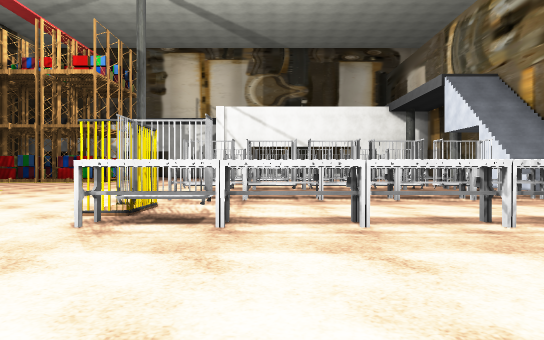
View 1 (above)

24 first-person views from a walk through a Unity game level. The camera is 1.2 m above the floor, looks level and sees 70° across. The floor is counted in squares, 2 m on a side. Each view is taken from the middle of a square. On the plan, view 1 faces up. The plan holds only what a view shows up to about 11 squares ahead; the rest is blank. The place goes on beyond the plan. The player is left out. Some surface patterns are stand-ins.

View 2
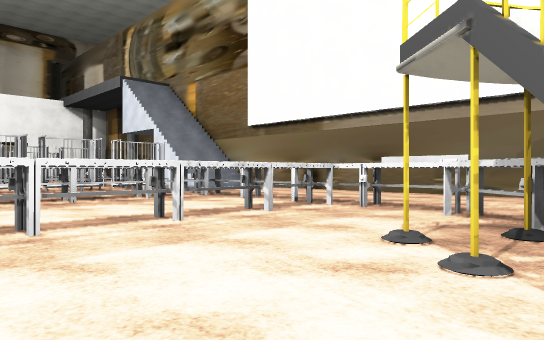

View 3
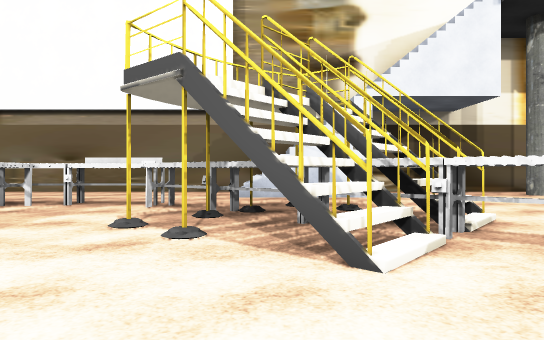

View 4
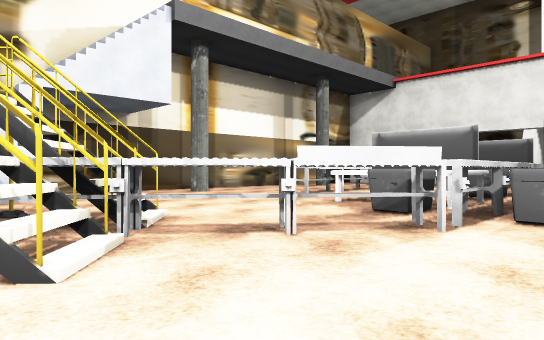

View 5
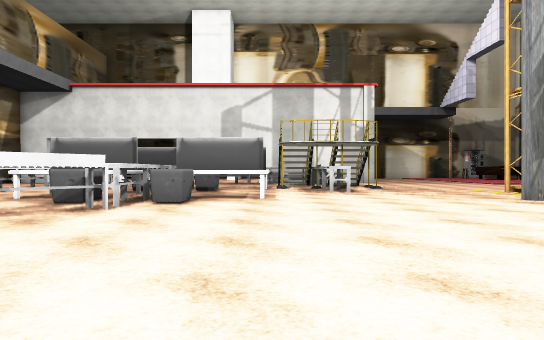

View 6
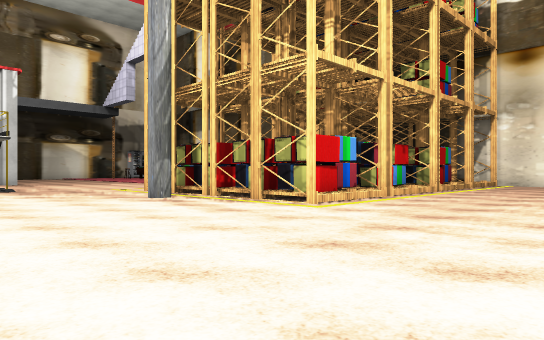

View 7
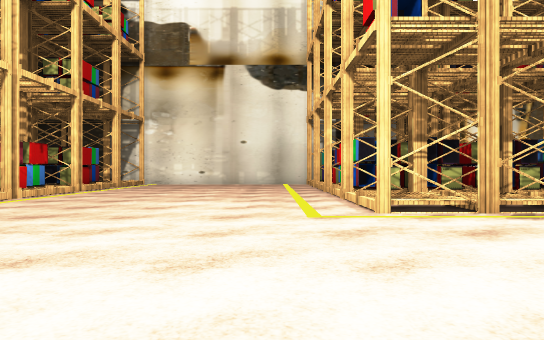

View 8
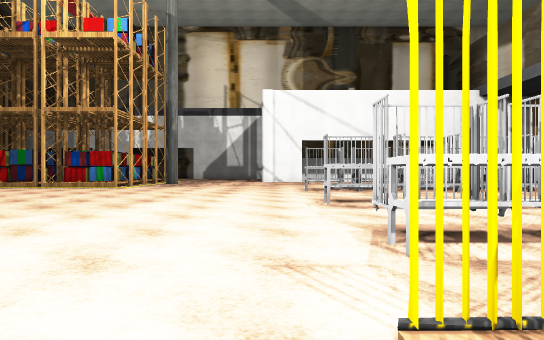

View 9
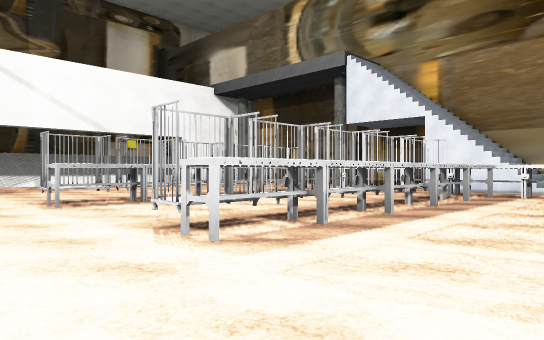

View 10
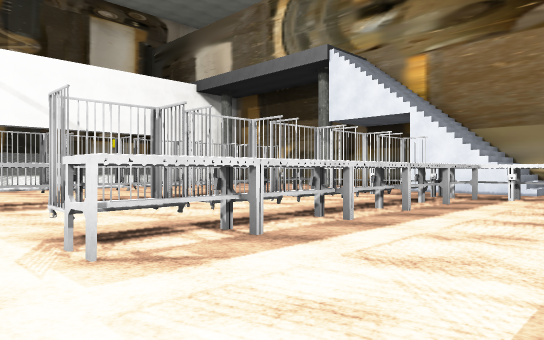

View 11
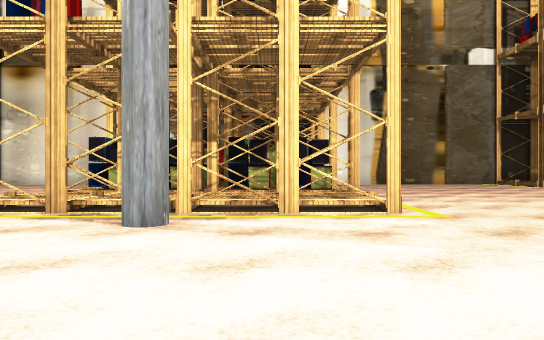

View 12
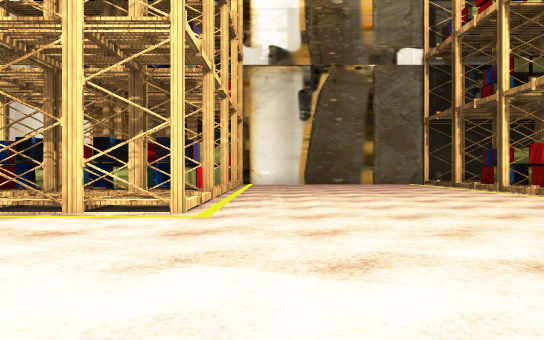

View 13
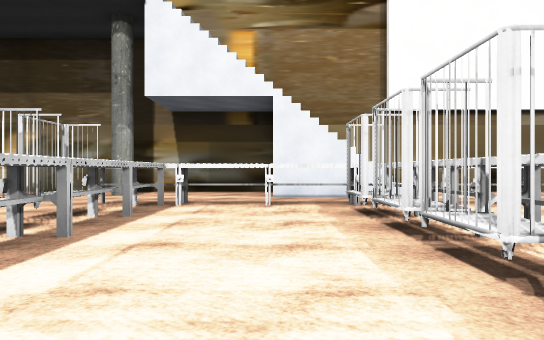

View 14
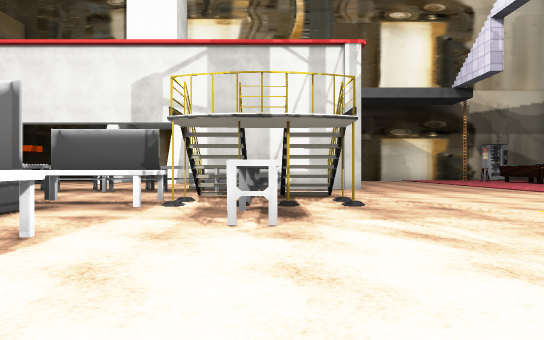

View 15
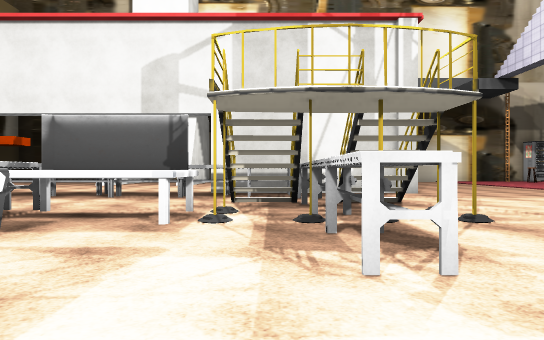

View 16
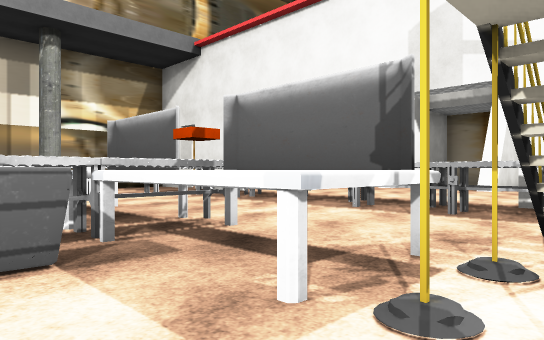

View 17
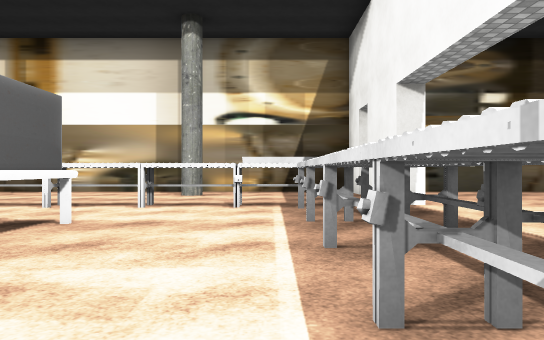

View 18
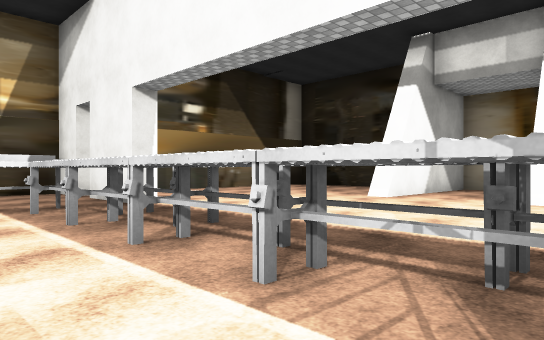

View 19
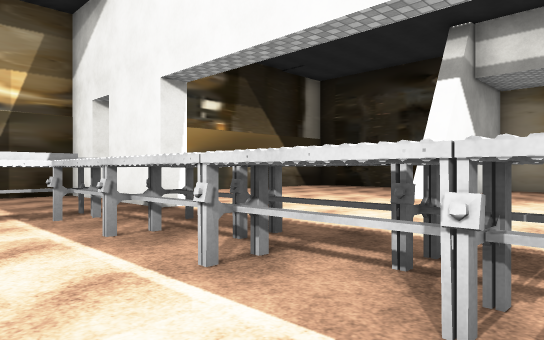

View 20
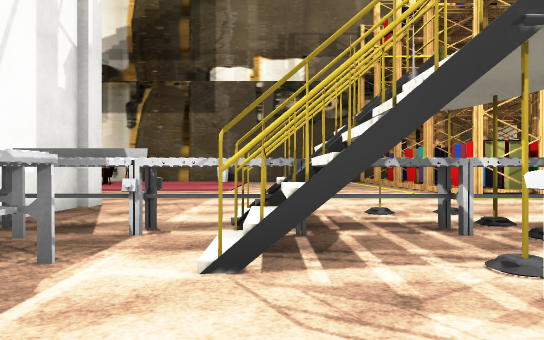

View 21
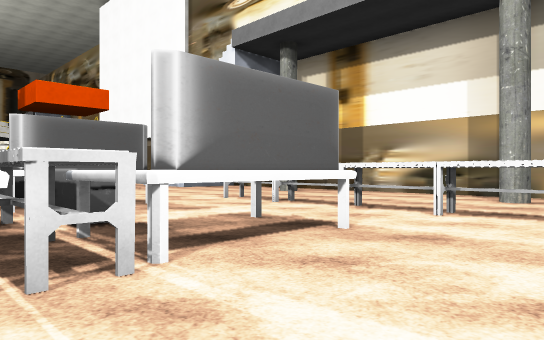

View 22
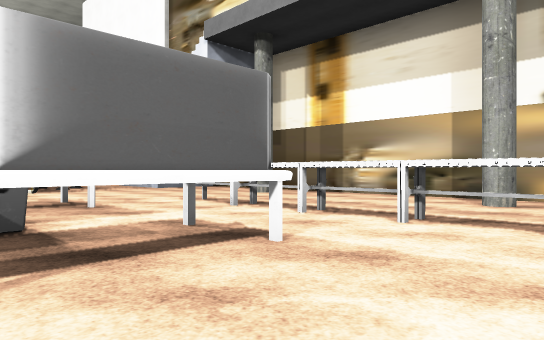

View 23
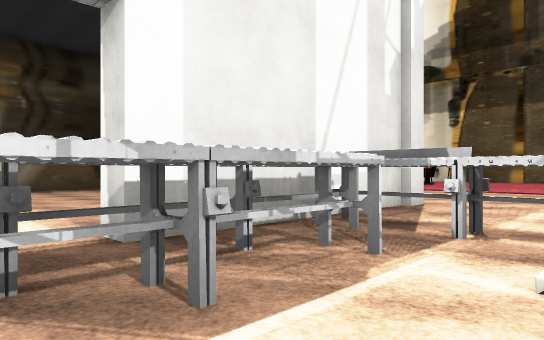

View 24
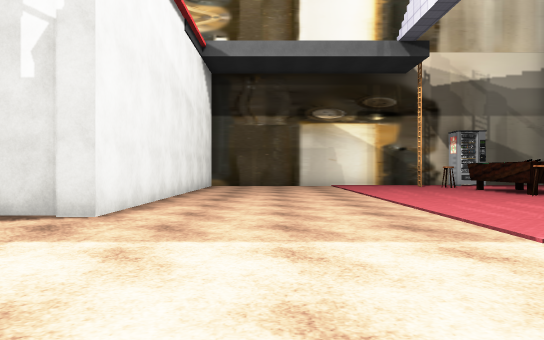

### Floor plan
Points are (right, up) in squares from view 1. A wall is a line through its corners. A room is listed if a view was taken in it or the views show most of it. See-through windows are left out.
Room 1 (views 1, 2, 3, 4, 5, 6, 7, 8, 9, 10, 11, 12, 13, 14, 15, 16, 17, 18, 19, 20, 21, 22, 23, 24)
walls: (1.4, -0.9) (1.9, 0.1); (1.2, -0.6) (2.1, 0.4); (1.3, -0.6) (1.9, -0.1); (2.1, -1.4) (2.2, -1.2) (1.9, -0.9); (1.6, -0.3) (1.8, 0.2); (2.8, -1.9) (3.3, -1.4); (2.9, -1.9) (3.2, -1.4); (2.9, -1.7) (3.1, -1.6) (3.3, -1.4); (3.7, -2.6) (4.5, -1.6); (-2.3, -12.1) (-2.2, -13.3); (-3.4, -12.2) (-3.3, -13.3); (-3.3, -12.3) (-3.5, -12.7) (-3.3, -13.4); (-5.2, -12.1) (-5.2, -13.3); (-5.3, -12.1) (-5.4, -13.3); (-4.3, -12.4) (-4.2, -13.4); (-5.4, -12.2) (-5.3, -13.4); (-2.2, -12.6) (-3.5, -12.7); (-3.5, -12.8) (-3.2, -13.2); (-2.3, -13.1) (-2.3, -12.2); (7.5, -2.2) (7.5, -0.4); (-6.2, -16.1) (-1.4, -16.1) (-1.4, -16.6); (9.7, -0.6) (9.7, 12.2); (5.7, -16.8) (5.7, -16.1) (7.8, -16.1); (8.5, -16.1) (9.7, -16.1) (9.7, -2.8); (0.1, -21.4) (0.1, -21) (0.6, -21); (-6.8, -22) (-6.8, -16) (-6.2, -16); (9.1, 12.4) (7.5, 12.4) (7.5, 14); (9, 12.6) (7.9, 12.6); (3.2, -24.4) (3.2, -20.9); (-3.1, -25.5) (-2.2, -25.5); (9.7, -21.5) (9.7, -18.2); (9.7, 13.9) (9.7, 17.5); (2.1, -25.5) (3, -25.5)
low walls: (1.9, -0.5) (1.6, -0.3); (8.4, 12) (7.5, 12); (9.4, 12) (8.5, 12); (9.4, 12.2) (7.5, 12.2)
objects: other object (-15, -19); shelf (-14, 5); shelf (-14, 8); other object (-13, -3); other object (-13, 6); other object (-13, 7); other object (-13, 8); other object (-13, 9); other object (-12, -4); other object (-12, -3); other object (-12, 5); other object (-12, 6); other object (-12, 7); other object (-12, 8); other object (-12, 9); other object (-12, 10); shelf (-11, -8) to (-11, -6); shelf (-11, -5) to (-11, -3); shelf (-11, 5) to (-11, 7); shelf (-11, 8) to (-11, 10); other object (-10, -8); other object (-10, -5); other object (-10, -3); other object (-9, -8); other object (-9, -7); other object (-9, -6); other object (-9, -5); other object (-9, -4); other object (-9, -3); shelf (-8, 5) to (-8, 6); shelf (-8, 8) to (-8, 10); conveyor (-4, -15); conveyor (-4, -14); conveyor (-4, -12); conveyor (-4, -11); conveyor (-4, -10) to (-4, -9); conveyor (-2, -15); other object (-2, -11) to (-1, -11); other object (-2, -7) to (-1, -6); conveyor (-2, 4) to (-1, 5); cage (-2, 5) to (-2, 6); conveyor (-2, 8) to (-1, 8); other object (-2, 9) to (-1, 9); conveyor (-2, 12) to (-1, 12); other object (-2, 13); conveyor (-2, 16) to (-1, 16); other object (-2, 17) to (-1, 17); conveyor (-1, -15); other object (-1, 13) to (0, 13); conveyor (0, -15); conveyor (0, -11) to (1, -11); other object (0, -9); conveyor (0, -7); other object (0, -6) to (0, -5); conveyor (0, 4); conveyor (0, 8); other object (0, 9); conveyor (0, 12); conveyor (0, 16); other object (0, 17); conveyor (1, -15); other object (1, -10) to (2, -9); other object (1, -8) to (1, -7); other object (1, -6) to (2, -5); conveyor (1, -4) to (1, -3); conveyor (1, 4) to (2, 4); conveyor (1, 8) to (2, 8); other object (1, 9); conveyor (1, 12) to (2, 12); other object (1, 13); conveyor (1, 16) to (2, 16); other object (1, 17); conveyor (2, -15); other object (2, -11) to (3, -11); other object (2, -7) to (3, -6); conveyor (2, -3) to (2, -2); other object (2, 9) to (3, 9); other object (2, 13) to (3, 13); other object (2, 17) to (3, 17); conveyor (3, -15) to (4, -15); conveyor (3, -1) to (4, -1); conveyor (3, 0) to (4, 0); conveyor (3, 4); conveyor (3, 8); conveyor (3, 12); conveyor (3, 16); conveyor (4, 4) to (5, 4); conveyor (4, 8) to (5, 8); other object (4, 9); conveyor (4, 12) to (5, 12); other object (4, 13); conveyor (4, 16) to (5, 16); other object (4, 17); conveyor (5, -15) to (5, -14); conveyor (5, -13) to (5, -12); conveyor (5, -11); conveyor (5, -10); conveyor (5, -9) to (5, -8); conveyor (5, 1) to (5, 2); conveyor (6, 2) to (6, 3); conveyor (6, 4); conveyor (6, 5) to (6, 6); conveyor (6, 7); conveyor (6, 8) to (6, 9); conveyor (6, 10) to (6, 11); conveyor (6, 12); conveyor (6, 13) to (6, 14); conveyor (6, 15); conveyor (6, 16) to (6, 17)

Positions as (right, up) in squares from view 1, and headings:
1: (0, 0), facing up
2: (0, 0), facing up-right
3: (-1, 0), facing right
4: (-1, 0), facing down-right
5: (-2, 2), facing down
6: (-3, 2), facing down-left
7: (-3, 3), facing left
8: (-3, 5), facing up
9: (-4, 9), facing up-right
10: (-3, 9), facing up-right
11: (-3, 9), facing left
12: (-3, 12), facing left
13: (-1, 14), facing right
14: (-4, -4), facing down
15: (-3, -6), facing down
16: (-3, -9), facing down-right
17: (-1, -14), facing right
18: (-1, -13), facing down-right
19: (0, -13), facing down-right
20: (0, -13), facing left
21: (0, -14), facing up-right
22: (1, -14), facing up-right
23: (0, -13), facing down-left
24: (-9, -11), facing down
